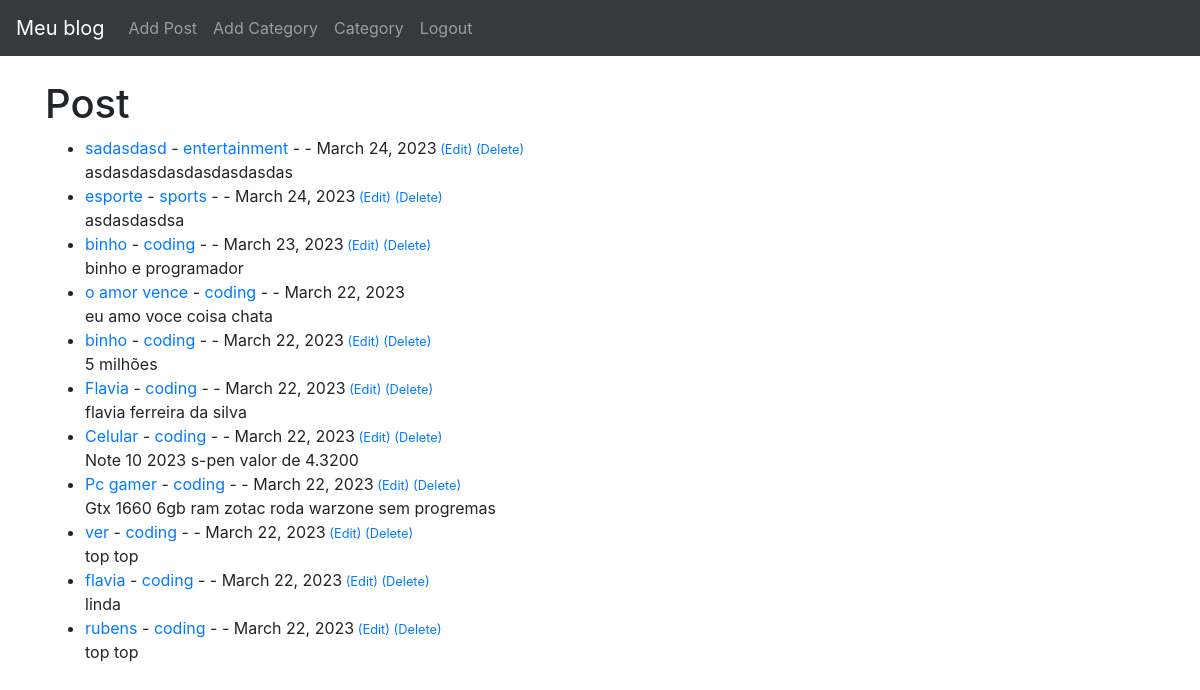
The app's page / (signed in) with its own data.
### postagem/models.py (models this page shows, shortened)
class Post(models.Model):
    title = models.CharField(max_length=255)
    title_tag = models.CharField(max_length=255)
    author = models.ForeignKey(User, on_delete=models.CASCADE)
    body = models.TextField()
    post_date = models.DateField(auto_now_add=True)
    category = models.CharField(max_length=255, default='coding')
    likes = models.ManyToManyField(User, related_name='blog_posts')

### postagem/views.py (the view)
# urls.py: path('', HomeView.as_view(), name="home"),
class HomeView(ListView):
    model = Post
    template_name = 'home.html'
    ordering = ['-id']
    def get_context_data(self, *args, **kwargs):
        cat_menu = Category.objects.all()
        context = super(HomeView, self).get_context_data(*args, **kwargs)
        context["cat_menu"] = cat_menu
        return context

### postagem/templates/home.html
{% extends 'base.html' %}
{% block content %}
    <h1>Post</h1>
        <ul>
            {% for x in object_list %}
                <li><a href="{% url 'detalhes' x.pk %}"> {{ x.title }}</a>
                    - <a href="{% url 'category' x.category|slugify %}"> {{ x.category }}</a>
                    - {{ x.author.first_name }}
                    {{ x.author.last_name }} -
                    {{ x.post_date }}<small>
                        {% if user.is_authenticated %}
                            {% if user.id == x.author.id %}
                                <a href="{% url 'update' x.pk %}">(Edit) </a>
                                <a href="{% url 'delete_post' x.pk %}">(Delete)</a>
                            {% endif %}
                        {% endif %}
                    </small>
                    {{ x.author.email }}<br/>
                {{ x.body|slice:"200"|safe }}
            {% endfor %}
        </ul>
{% endblock %}

### records on screen
Post: title "sadasdasd", category "entertainment", post_date "March 24, 2023", shows "(Edit)", body "asdasdasdasdasdasdasdas"
Post: title "esporte", category "sports", post_date "March 24, 2023", shows "(Edit)", body "asdasdasdsa"
Post: title "binho", category "coding", post_date "March 23, 2023", shows "(Edit)", body "binho e programador"
Post: title "o amor vence", category "coding", post_date "March 22, 2023", body "eu amo voce coisa chata"
Post: title "binho", category "coding", post_date "March 22, 2023", shows "(Edit)", body "5 milhões"
Post: title "Flavia", category "coding", post_date "March 22, 2023", shows "(Edit)", body "flavia ferreira da silva"
Post: title "Celular", category "coding", post_date "March 22, 2023", shows "(Edit)", body "Note 10 2023 s-pen valor de 4.3200"
Post: title "Pc gamer", category "coding", post_date "March 22, 2023", shows "(Edit)", body "Gtx 1660 6gb ram zotac roda warzone sem progremas"
Post: title "ver", category "coding", post_date "March 22, 2023", shows "(Edit)", body "top top"
Post: title "flavia", category "coding", post_date "March 22, 2023", shows "(Edit)", body "linda"
Post: title "rubens", category "coding", post_date "March 22, 2023", shows "(Edit)", body "top top"
